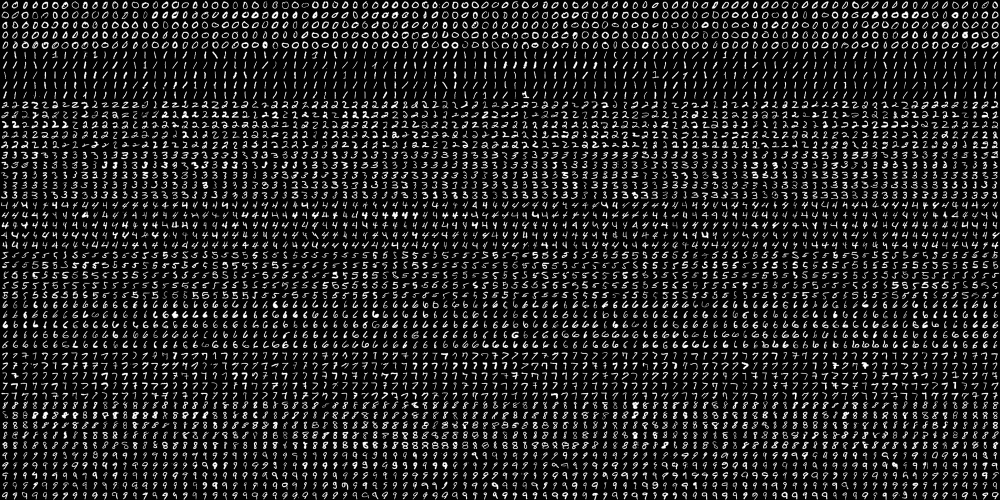
#> input picture Lesson10/01-chapter-content/digits.png, 2000 x 1000 px (shown at 1/2 size)
$ python svm_handwritten_digits_recognition_preprocessing_hog_c_gamma.py
#> lines starting #> are read from the running program, lines starting #| are printed output that depends on the picture
"""
Handwritten digits recognition using SVM and HoG features and varying the number of
training/testing images with pre-processing of the images. A grid-search on C and gamma is also carried out.
"""

# Import required packages:
import cv2
import numpy as np
import matplotlib.pyplot as plt
from collections import defaultdict

# Constants:
SIZE_IMAGE = 20
NUMBER_CLASSES = 10


def load_digits_and_labels(big_image):
    """ Returns all the digits from the 'big' image and creates the corresponding labels for each image"""
#> called with big_image = 'digits.png'

    # Load the 'big' image containing all the digits:
    digits_img = cv2.imread(big_image, 0)
#> digits_img is the input picture: shape (1000, 2000); min 0, max 255, mean 33.8

    # Get all the digit images from the 'big' image:
    number_rows = digits_img.shape[1] / SIZE_IMAGE
#> number_rows = 100
    rows = np.vsplit(digits_img, digits_img.shape[0] / SIZE_IMAGE)
#> rows = 50 items

    digits = []
    for row in rows:
        row_cells = np.hsplit(row, number_rows)
        for digit in row_cells:
            digits.append(digit)
#> this loop made 50 passes
#> after the loop, digits = 5000 items
    digits = np.array(digits)

    # Create the labels for each image:
    labels = np.repeat(np.arange(NUMBER_CLASSES), len(digits) / NUMBER_CLASSES)
#> labels = 5000 values from 0 to 9
    return digits, labels


def deskew(img):
    """Pre-processing of the images"""

    m = cv2.moments(img)
    if abs(m['mu02']) < 1e-2:
        return img.copy()
    skew = m['mu11'] / m['mu02']
    M = np.float32([[1, skew, -0.5 * SIZE_IMAGE * skew], [0, 1, 0]])
    img = cv2.warpAffine(img, M, (SIZE_IMAGE, SIZE_IMAGE), flags=cv2.WARP_INVERSE_MAP | cv2.INTER_LINEAR)
    return img


def svm_init(C=12.5, gamma=0.50625):
    """Creates empty model and assigns main parameters"""

    model = cv2.ml.SVM_create()
    model.setGamma(gamma)
    model.setC(C)
    model.setKernel(cv2.ml.SVM_RBF)
    model.setType(cv2.ml.SVM_C_SVC)
    model.setTermCriteria((cv2.TERM_CRITERIA_MAX_ITER, 100, 1e-6))

    return model


def svm_train(model, samples, responses):
    """Returns the trained SVM model based on the samples and responses"""

    model.train(samples, cv2.ml.ROW_SAMPLE, responses)
    return model


def svm_predict(model, samples):
    """Returns the predictions"""

    return model.predict(samples)[1].ravel()


def svm_evaluate(model, samples, labels):
    """Returns SVM evaluation (accuracy)"""

    predictions = svm_predict(model, samples)
    accuracy = (labels == predictions).mean()
    # print('Percentage Accuracy: %.2f %%' % (accuracy * 100))
    return accuracy * 100


def get_hog():
    """ Get hog descriptor """

    # cv2.HOGDescriptor(winSize, blockSize, blockStride, cellSize, nbins, derivAperture, winSigma, histogramNormType,
    # L2HysThreshold, gammaCorrection, nlevels, signedGradient)
    hog = cv2.HOGDescriptor((SIZE_IMAGE, SIZE_IMAGE), (8, 8), (4, 4), (8, 8), 9, 1, -1, 0, 0.2, 1, 64, True)

    print("get descriptor size: {}".format(hog.getDescriptorSize()))

    return hog


def raw_pixels(img):
    """Return raw pixels as feature from the image"""

    return img.flatten()


# Load all the digits and the corresponding labels:
digits, labels = load_digits_and_labels('digits.png')
#> labels = 5000 values from 0 to 9

# Shuffle data
# Constructs a random number generator:
rand = np.random.RandomState(1234)
# Randomly permute the sequence:
shuffle = rand.permutation(len(digits))
#> shuffle = 5000 values, max 4999 at index 2969, min 0 at index 1989, mean 2499.5
digits, labels = digits[shuffle], labels[shuffle]
#> labels = 5000 values, max 9 at index 6, min 0 at index 9, mean 4.5

# HoG feature descriptor:
hog = get_hog()

# Compute the descriptors for all the images.
# In this case, the HoG descriptor is calculated
hog_descriptors = []
for img in digits:
    hog_descriptors.append(hog.compute(deskew(img)))
#> this loop made 5000 passes
#> (skew in deskew, M in deskew) on passes 1 to 3: (-0.0462, [[1, -0.0462, 0.462], [0, 1, 0]]), (-0.605, [[1, -0.605, 6.05], [0, 1, 0]]), (0.398, [[1, 0.398, -3.98], [0, 1, 0]])
#> pass 1, in deskew, `img = cv2.warpAffine(img, M, (SIZE_IMAGE, SIZE_IMAGE), flags=cv2.WARP_..`:
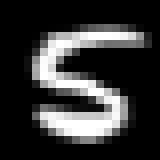
#> img: shape (20, 20) (shown 8 times larger); min 0, max 255, mean 53.7
#> pass 2, in deskew (call 2), `img = cv2.warpAffine(img, M, (SIZE_IMAGE, SIZE_IMAGE), flags=cv2.WARP_..`:
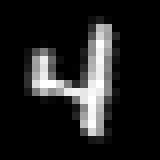
#> img: shape (20, 20) (shown 8 times larger); min 0, max 255, mean 32.8
#> pass 3, in deskew (call 3), `img = cv2.warpAffine(img, M, (SIZE_IMAGE, SIZE_IMAGE), flags=cv2.WARP_..`:
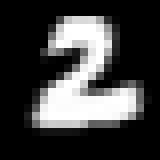
#> img: shape (20, 20) (shown 8 times larger); min 0, max 255, mean 63.8
#> after the loop, hog_descriptors = 5000 items
hog_descriptors = np.squeeze(hog_descriptors)

# At this point we split the data into training and testing (50% for each one):
partition = int(0.9 * len(hog_descriptors))
#> partition = 4500
hog_descriptors_train, hog_descriptors_test = np.split(hog_descriptors, [partition])
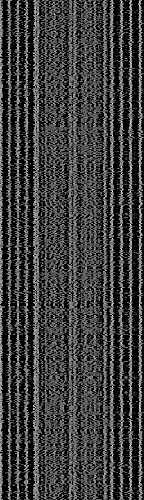
#> hog_descriptors_test: shape (500, 144) float32; min 0, max 0.995, mean 0.244
labels_train, labels_test = np.split(labels, [partition])
#> labels_train = 4500 values, max 9 at index 6, min 0 at index 9, mean 4.5; labels_test = 500 values, max 9 at index 15, min 0 at index 8, mean 4.5

print('Training SVM model ...')
# Create a dictionary to store the accuracy when testing:
results = defaultdict(list)

for C in [1, 10, 100, 1000]:
    for gamma in [0.1, 0.3, 0.5, 0.7, 0.9, 1.1, 1.3, 1.5]:
        model = svm_init(C, gamma)
        svm_train(model, hog_descriptors_train, labels_train)
        acc = svm_evaluate(model, hog_descriptors_test, labels_test)
        print(" {}".format("%.2f" % acc))
        results[C].append(acc)
#> this loop made 4 passes

# Create the dimensions of the figure and set title:
fig = plt.figure(figsize=(10, 6))
plt.suptitle("SVM handwritten digits recognition", fontsize=14, fontweight='bold')
fig.patch.set_facecolor('silver')

# Show all results using matplotlib capabilities:
ax = plt.subplot(1, 1, 1)
ax.set_xlim(0, 1.5)
dim = [0.1, 0.3, 0.5, 0.7, 0.9, 1.1, 1.3, 1.5]

for key in results:
    ax.plot(dim, results[key], linestyle='--', marker='o', label=str(key))

plt.legend(loc='upper left', title="C")
plt.title('Accuracy of the SVM model varying both C and gamma')
plt.xlabel("gamma")
plt.ylabel("accuracy")
plt.show()
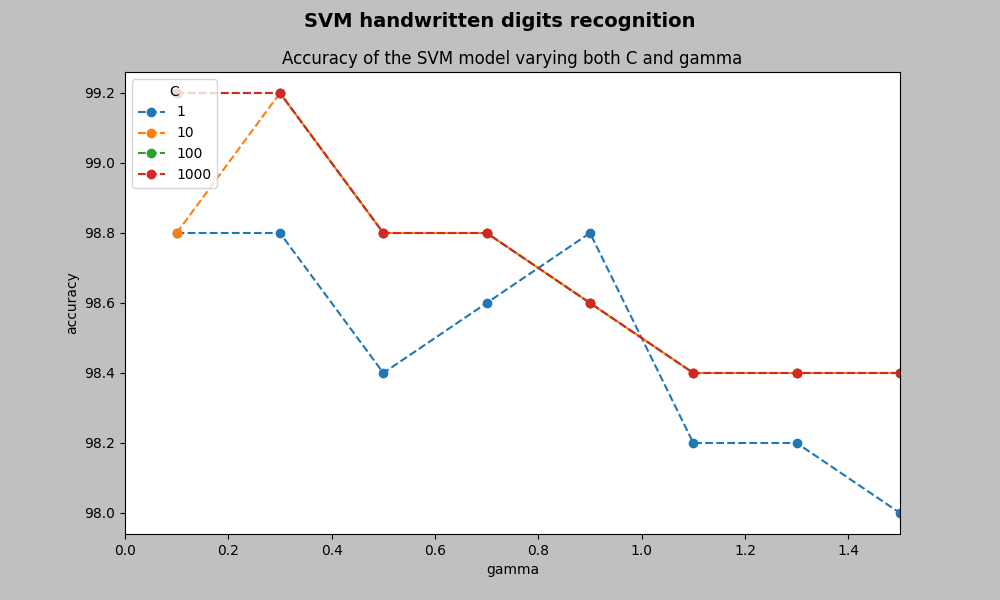
#> figure drawn by matplotlib, 1 panel
